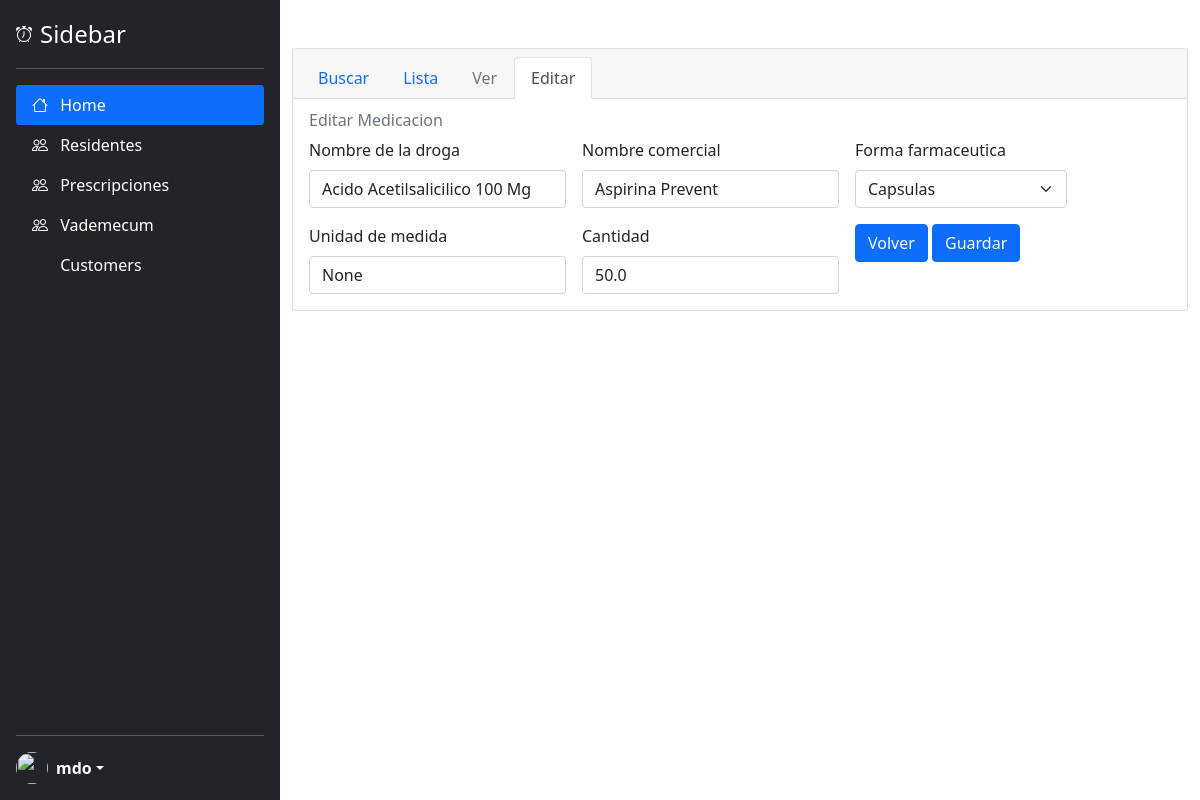
The app's page /medication_edit/1, older data.
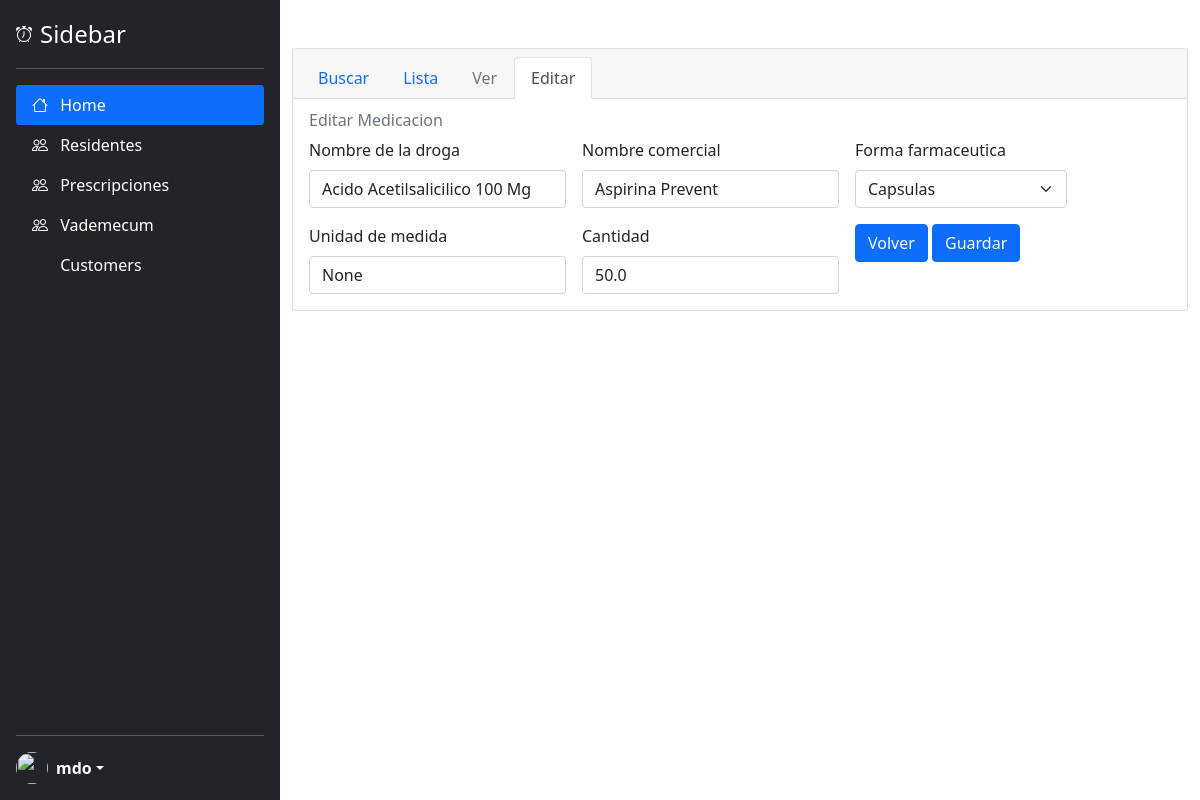
The same page, newer data.
### tables this page shows
CREATE TABLE "vademecum" (
	"medication_id"	INTEGER,
	"drug_name"	TEXT NOT NULL,
	"commercial_name"	TEXT NOT NULL,
	"pharmaceutical_form"	TEXT NOT NULL,
	"measurement_unit"	TEXT,
	"amount"	REAL NOT NULL,
	PRIMARY KEY("medication_id" AUTOINCREMENT)
);

### main.py (the view)
@app.route('/medication_edit/<int:medication_id>', methods = ['GET', 'POST'])
def medication_edit(medication_id):
    medication = get_medication_by_id(medication_id)
    medication.to_show_in_html()
    return render_template('medication_edit.html', medication = medication)

### src/vademecum.py (called while the page is built)
def create_medication_dictionary(medication_tuple):
    medication_dictionary = {
        "medication_id": medication_tuple[0],
        "drug_name": medication_tuple[1],
        "commercial_name": medication_tuple[2],
        "pharmaceutical_form": medication_tuple[3],
        "measurement_unit": medication_tuple[4],
        "amount": medication_tuple[5]
    }
    return medication_dictionary

def get_medication_by_id(medication_id):
    with sqlite3.connect("./ayekan.db") as conn:
        cursor = conn.cursor()
        cursor.execute(f'SELECT * FROM vademecum WHERE medication_id="{medication_id}";')
        result = cursor.fetchone()
        medication_dictionary = create_medication_dictionary(result)
        medication = Medication(medication_dictionary)
        return medication

    def to_show_in_html(self):
        self.drug_name = self.drug_name.title()
        self.commercial_name = self.commercial_name.title()
        self.pharmaceutical_form = self.pharmaceutical_form.title()

### app/templates/medication_edit.html (shortened to what this page needs)
{% extends "base.html" %}
{% block content %}
<div class="card">
    <div class="card-header">
        <ul class="nav nav-tabs card-header-tabs">
            <li class="nav-item">
                <a class="nav-link" aria-current="true" href="{{ url_for('medication_search') }}">Buscar</a>
            </li>
            <li class="nav-item">
                <a class="nav-link" href="{{ url_for('medications_list') }}">Lista</a>
            </li>
            <li class="nav-item">
              <a class="nav-link disabled">Ver</a>
            </li>
            <li class="nav-item">
                <a class="nav-link active">Editar</a>
            </li>
          </ul>
    </div>
    <div class="card-body">
        <h6 class="card-subtitle mb-2 text-muted">Editar Medicacion</h6>
        <form class="row g-3 needs-validation" method="post" action="/medication_update">
            <div class="col-auto">
                <label for="drug_name" class="form-label">Nombre de la droga</label>
                <input type="text" class="form-control" name="drug_name" value="{{ medication.drug_name }}">
            </div>
            <div class="col-auto">
                <label for="commercial_name" class="form-label">Nombre comercial</label>
                <input type="text" class="form-control" name="commercial_name" value="{{ medication.commercial_name }}">
            </div>
            <div class="col-auto">
                <label for="pharmaceutical_form" class="form-label">Forma farmaceutica</label>
                <select class="form-select" aria-label="Default select example" name="pharmaceutical_form" required>
                    <option {{ 'selected' if medication.pharmaceutical_form == 'Capsulas' else '' }}>Capsulas</option>
                </select>
            </div>
            <div class="col-auto">
                <label for="measurement_unit" class="form-label">Unidad de medida</label>
                <input type="text" class="form-control" name="measurement_unit" value="{{ medication.measurement_unit }}">
            </div>
            <div class="col-auto">
                <label for="amount" class="form-label">Cantidad</label>
                <input type="real" class="form-control" name="amount" value="{{ medication.amount }}">
            </div>
            <div class="col-auto">
                <a href="{{ url_for('selected_medication', medication_id=medication.medication_id) }}" class="btn btn-primary">Volver</a>
                <button type="submit" class="btn btn-primary">Guardar</button>
            </div>
        </form>
    </div>
</div>
{% endblock %}

Row changes from the older to the newer data that the page shows:
changed vademecum "Acido Acetilsalicilico 100 Mg": measurement_unit (not shown) → "None"
Text that changed along with them:
form field measurement_unit: "None" → (not shown)
